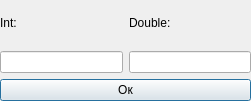
<?xml version="1.0" encoding="UTF-8"?>
<ui version="4.0">
 <class>Dialog</class>
 <widget class="QDialog" name="Dialog">
  <property name="geometry">
   <rect>
    <x>0</x>
    <y>0</y>
    <width>251</width>
    <height>101</height>
   </rect>
  </property>
  <property name="windowTitle">
   <string>Dialog</string>
  </property>
  <widget class="QWidget" name="verticalLayoutWidget">
   <property name="geometry">
    <rect>
     <x>0</x>
     <y>0</y>
     <width>251</width>
     <height>101</height>
    </rect>
   </property>
   <layout class="QVBoxLayout" name="verticalLayout">
    <item>
     <layout class="QHBoxLayout" name="horizontalLayout">
      <item>
       <layout class="QVBoxLayout" name="verticalLayout_2">
        <item>
         <widget class="QLabel" name="label">
          <property name="text">
           <string>Int:</string>
          </property>
         </widget>
        </item>
        <item>
         <widget class="QLineEdit" name="lineEdit"/>
        </item>
       </layout>
      </item>
      <item>
       <layout class="QVBoxLayout" name="verticalLayout_3">
        <item>
         <widget class="QLabel" name="label_2">
          <property name="text">
           <string>Double:</string>
          </property>
         </widget>
        </item>
        <item>
         <widget class="QLineEdit" name="lineEdit_2"/>
        </item>
       </layout>
      </item>
     </layout>
    </item>
    <item>
     <widget class="QPushButton" name="pushButton">
      <property name="text">
       <string>Ок</string>
      </property>
     </widget>
    </item>
   </layout>
  </widget>
 </widget>
 <resources/>
 <connections/>
</ui>
